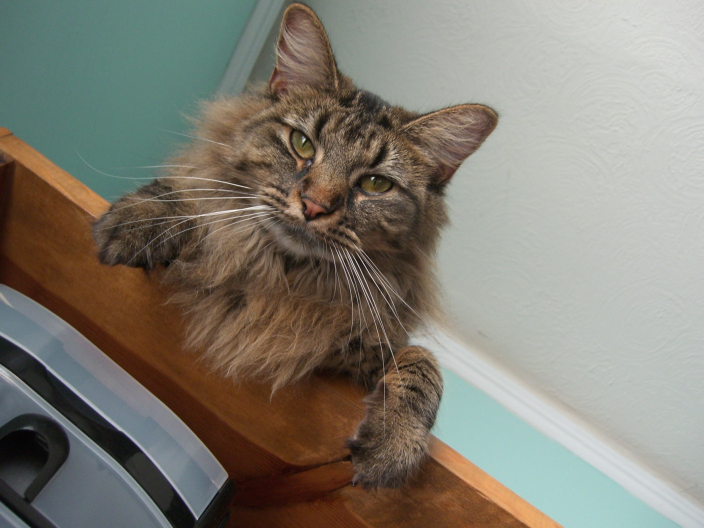
#> input picture hybrid/nutmeg.jpg, 1408 x 1056 px (shown at 1/2 size)
$ jupyter execute --allow-errors CS445_Proj1_Starter.ipynb   (shell and % lines are left out)
#> lines starting #> are read from the running program, lines starting #| are printed output that depends on the picture
# Programming Project #1: Hybrid Images

## CS445: Computational Photography

### Part I: Hybrid Images

[cell 1]
import cv2

import numpy as np
from matplotlib.colors import LogNorm
from scipy import signal

# modify to where you store your project data including utils.py
datadir = "./"

utilfn = datadir + "utils.py"
import utils

[cell 2]
# switch from notebook to inline if using colab or otherwise cannot use interactive display)
import matplotlib.pyplot as plt

[cell 3]
im1_file = datadir + 'nutmeg.jpg'
im2_file = datadir + 'DerekPicture.jpg'

im1 = np.float32(cv2.imread(im1_file, cv2.IMREAD_GRAYSCALE) / 255.0)
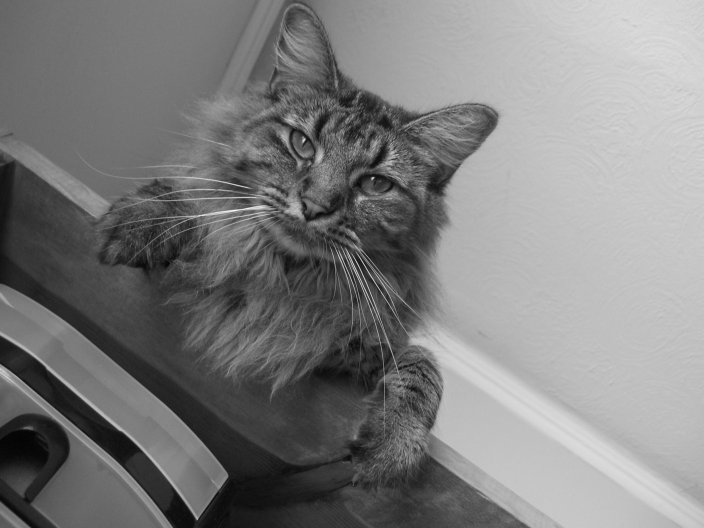
#> im1: shape (1056, 1408) float32 (shown at 1/2 size); min 0.00784, max 0.988, mean 0.494
im2 = np.float32(cv2.imread(im2_file, cv2.IMREAD_GRAYSCALE) / 255.0)
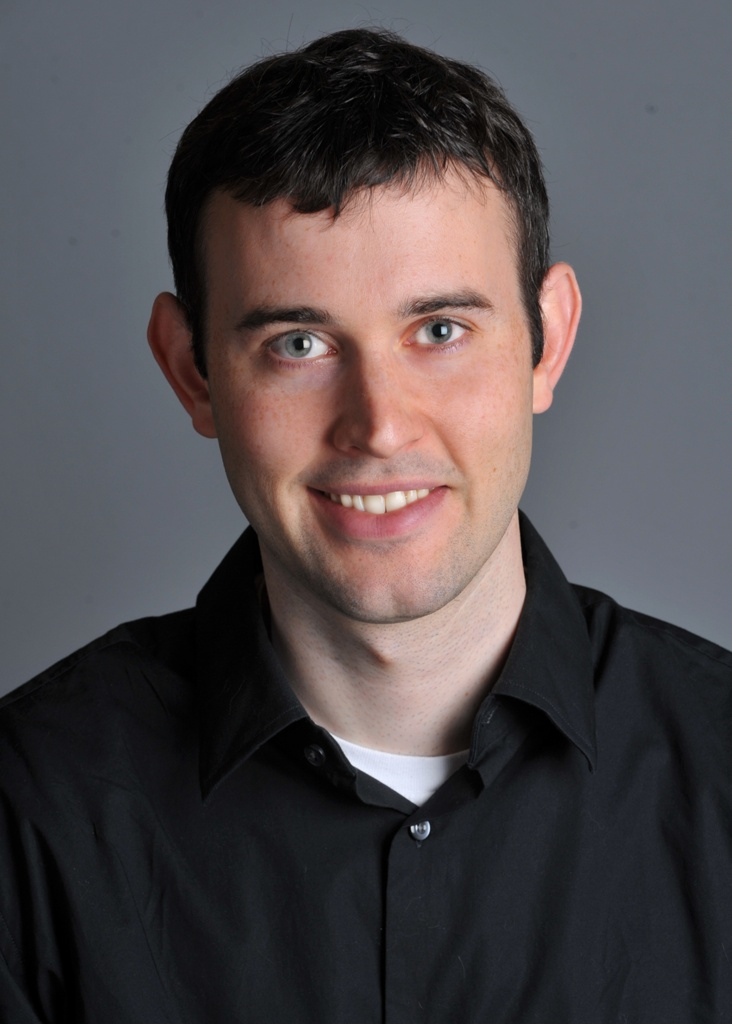
#> input picture hybrid/DerekPicture.jpg, 732 x 1024 px
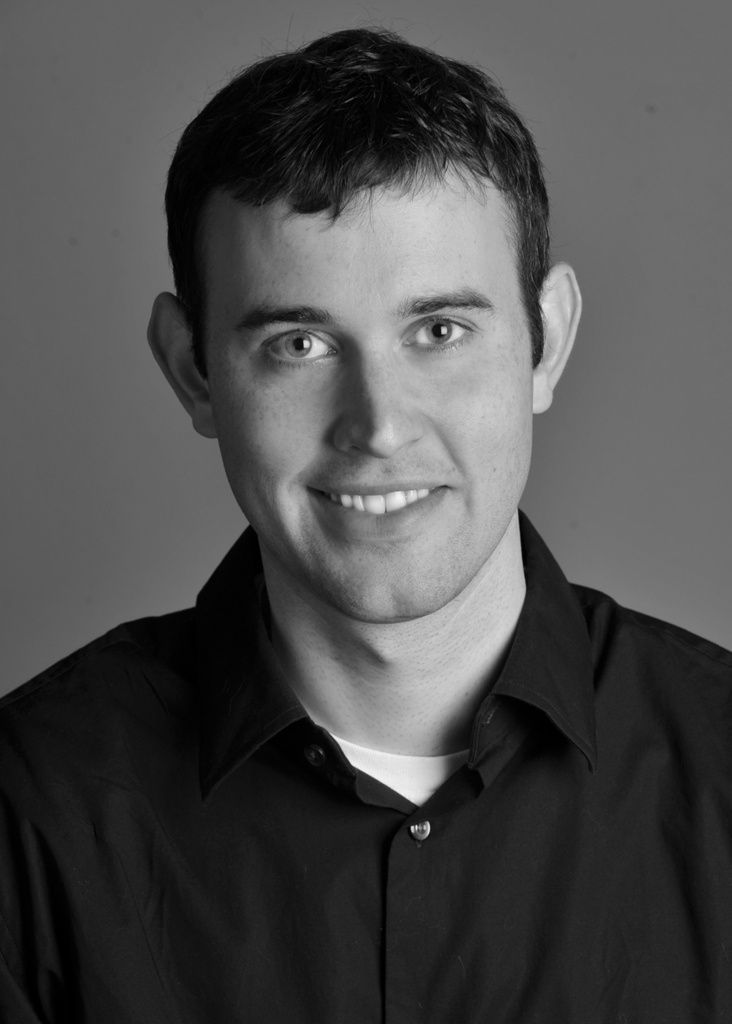
#> im2: shape (1024, 732) float32; min 0, max 0.953, mean 0.3

fig, axes = plt.subplots(1, 2, figsize=(8,4))

axes[0].imshow(im1, cmap='gray')
axes[1].imshow(im2, cmap='gray')

axes[0].axis('off')
axes[1].axis('off')
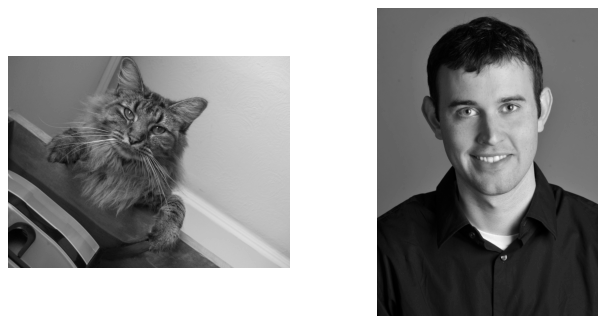
#> figure drawn by matplotlib, 2 panels

#> (a cell that did not finish here is left out)

#> (a cell that did not finish here is left out)

#> (a cell that did not finish here is left out)

#> (a cell that did not finish here is left out)

[cell 8]
#Images sanity check
fig, axes = plt.subplots(1, 2)
axes[0].imshow(im1,cmap='gray')
axes[0].set_title('Image 1'), axes[0].set_xticks([]), axes[0].set_yticks([])
axes[1].imshow(im2,cmap='gray')
axes[1].set_title('Image 2'), axes[1].set_xticks([]), axes[1].set_yticks([]);
